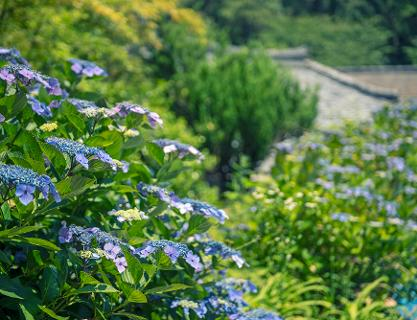
#> input picture img/ex1.jpg, 417 x 320 px
$ python -i process.py   (imports and definitions only)
#> lines starting #> are read from the running program, lines starting #| are printed output that depends on the picture
#> further down, picture is the input picture: shape (320, 417, 3); mean B, G, R 68.3, 119.5, 86.7
import cv2
import numpy as np


class Process:
    #########################################################
    # Average Filter 생성
    # 인자 ~ fshape : 필터의 크기 (튜플)
    # 반환 : Average Filter (numpy 배열)
    @staticmethod
    def __generate_average_filter(fshape):
        return np.ones(fshape) / (fshape[0] * fshape[1])


    # Sharpening Filter 생성
    # 인자 ~ fshape : 필터의 크기 (튜플)
    # 반환 : Sharpening Filter (numpy 배열)
    # [14 lines left out: function __generate_sharpening_filter, not called in this run]


    # 트랙바를 위한 콜백함수
    @staticmethod
    def __trackbar_change(x):
        pass
    #########################################################


    ##############################
    #       Interfaces           #
    #  슬라이드바로 값 조정 시 적용됨 #
    #     ESC 누르면 루틴 종료      #
    ##############################

    # Average Filtering
    # [159 lines left out: functions average_filtering, sharpening_filtering, bilateral_filtering, median_filtering, equalize_hist, not called in this run]


    # HSV Adjustment
    @staticmethod
    def HSV_Adjustment(src):
        h, w = src.shape[0], src.shape[1]
#> h = 320; w = 417
        cv2.namedWindow('HSV Adjustment', cv2.WINDOW_AUTOSIZE)
        cv2.resizeWindow('HSV Adjustment', width=w, height=h+150)

        # Hue : 500step / Saturation : 500step / Value : 500step
        cv2.createTrackbar('Hue', 'HSV Adjustment', 0, 500, Process.__trackbar_change)
#> slider 'Hue' is set to 100
        cv2.createTrackbar('Saturation', 'HSV Adjustment', 0, 500, Process.__trackbar_change)
#> slider 'Saturation' is set to 100
        cv2.createTrackbar('Value', 'HSV Adjustment', 0, 500, Process.__trackbar_change)
#> slider 'Value' is set to 100

        # HSV화 -> float화 -> 채널분리
        hsv_src = cv2.cvtColor(src, cv2.COLOR_BGR2HSV)
#> hsv_src: shape (320, 417, 3); mean H, S, V 57.6, 139.6, 122.5
        hsv_src = np.float64(hsv_src)
#> hsv_src: shape (320, 417, 3) float64; mean H, S, V 57.6, 139.6, 122.5
        Original_Hue_Channel, Original_Saturation_Channel, Original_Value_Channel = cv2.split(hsv_src)
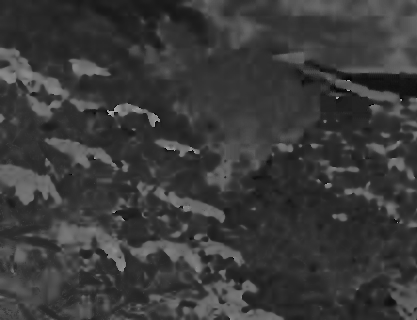
#> Original_Hue_Channel: shape (320, 417) float64; min 0, max 177, mean 57.6
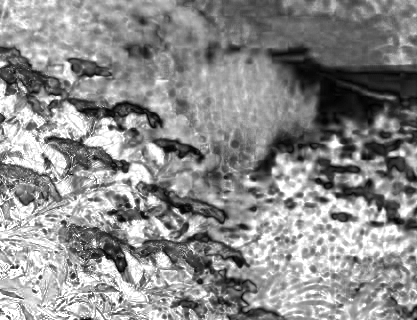
#> Original_Saturation_Channel: shape (320, 417) float64; min 0, max 255, mean 139.6
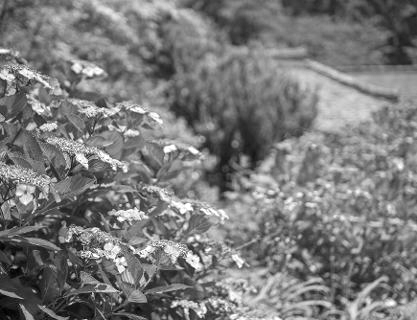
#> Original_Value_Channel: shape (320, 417) float64; min 2, max 255, mean 122.5
        hue_scale, saturation_scale, value_scale = 0, 0, 0

        while True:
            prev_hue_scale = hue_scale
            prev_saturation_scale = saturation_scale
            prev_value_scale = value_scale


            # Scale : HSV 변경 정도 조정
            hue_scale = cv2.getTrackbarPos('Hue', 'HSV Adjustment')
            saturation_scale = cv2.getTrackbarPos('Saturation', 'HSV Adjustment')
            value_scale = cv2.getTrackbarPos('Value', 'HSV Adjustment')


            # Scale 값 반영하여 H, S, V Channel 값 조정
            # 각 채널에서 : 픽셀 최댓값에 대한 각 픽셀값의 비율(0 ~ 1)에다 적당한 scaling factor 곱하여 픽셀값 조정
            # clip으로 오버플로우 / 언더플로우 방지
            Hue_Channel = np.clip(Original_Hue_Channel / np.max(Original_Hue_Channel) * hue_scale, 0, 179)
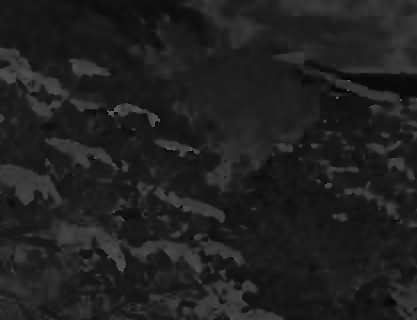
#> Hue_Channel: shape (320, 417) float64; min 0, max 100, mean 32.6
            Saturation_Channel = np.clip(Original_Saturation_Channel / np.max(Original_Saturation_Channel) * saturation_scale, 0, 255)
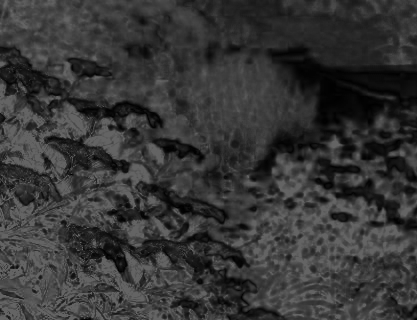
#> Saturation_Channel: shape (320, 417) float64; min 0, max 100, mean 54.7
            Value_Channel = np.clip(Original_Value_Channel / np.max(Original_Value_Channel) * value_scale, 0, 255)
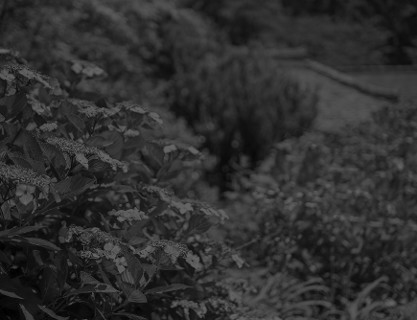
#> Value_Channel: shape (320, 417) float64; min 0.784, max 100, mean 48.1


            if prev_hue_scale != hue_scale:
                print("Hue Scale : " + str(hue_scale))
            if prev_saturation_scale != saturation_scale:
                print("Saturation Scale : " + str(saturation_scale))
            if prev_value_scale != value_scale:
                print("Value Scale : " + str(value_scale))

            hsv_dst = cv2.merge( [Hue_Channel, Saturation_Channel, Value_Channel] )
#> hsv_dst: shape (320, 417, 3) float64; mean H, S, V 32.6, 54.7, 48.1
            hsv_dst = np.uint8(hsv_dst)
#> hsv_dst: shape (320, 417, 3); mean H, S, V 32.1, 54.3, 47.6
            dst = cv2.cvtColor(hsv_dst, cv2.COLOR_HSV2BGR)
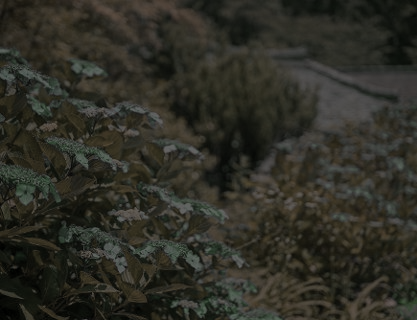
#> dst: shape (320, 417, 3); mean B, G, R 37.8, 45.8, 46.2
            cv2.imshow('HSV Adjustment', dst)

            # ESC : 종료 / 필터 적용 지연시간 0.1초
            input = cv2.waitKey(100) & 0xFF
#> (key Esc is pressed here)
            if input == 27:
                print("HSV Adjustment Complete")
                print("----------------------------")
                break
            else:
                continue

        cv2.destroyAllWindows()
        return dst

>>> import cv2
>>> picture = cv2.imread('img/ex1.jpg')
>>> result = Process().HSV_Adjustment(picture)

$ run again, on img/ex3.jpg
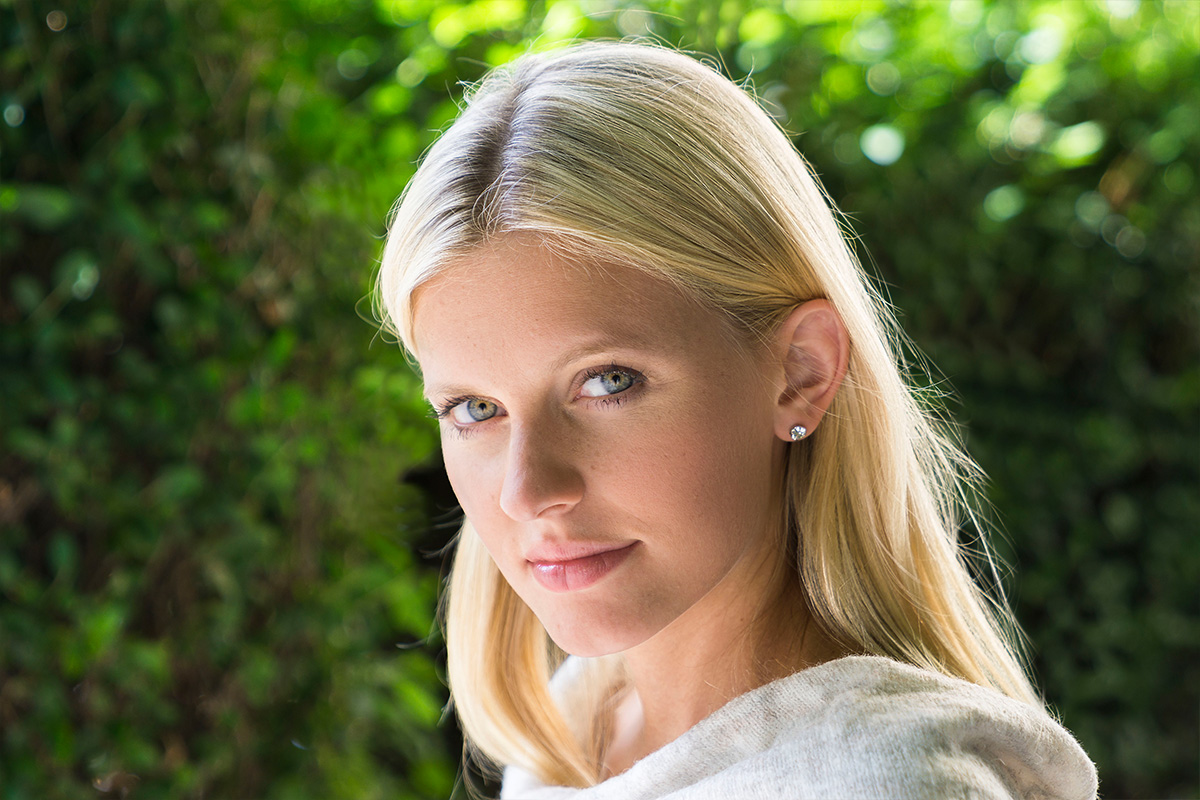
#> input picture img/ex3.jpg, 1200 x 800 px
#> picture is the input picture: shape (800, 1200, 3); mean B, G, R 68.3, 105.7, 103.8
#> in HSV_Adjustment, `Saturation_Channel = np.clip(Original_Saturation_Channel / np.max(Orig..`:
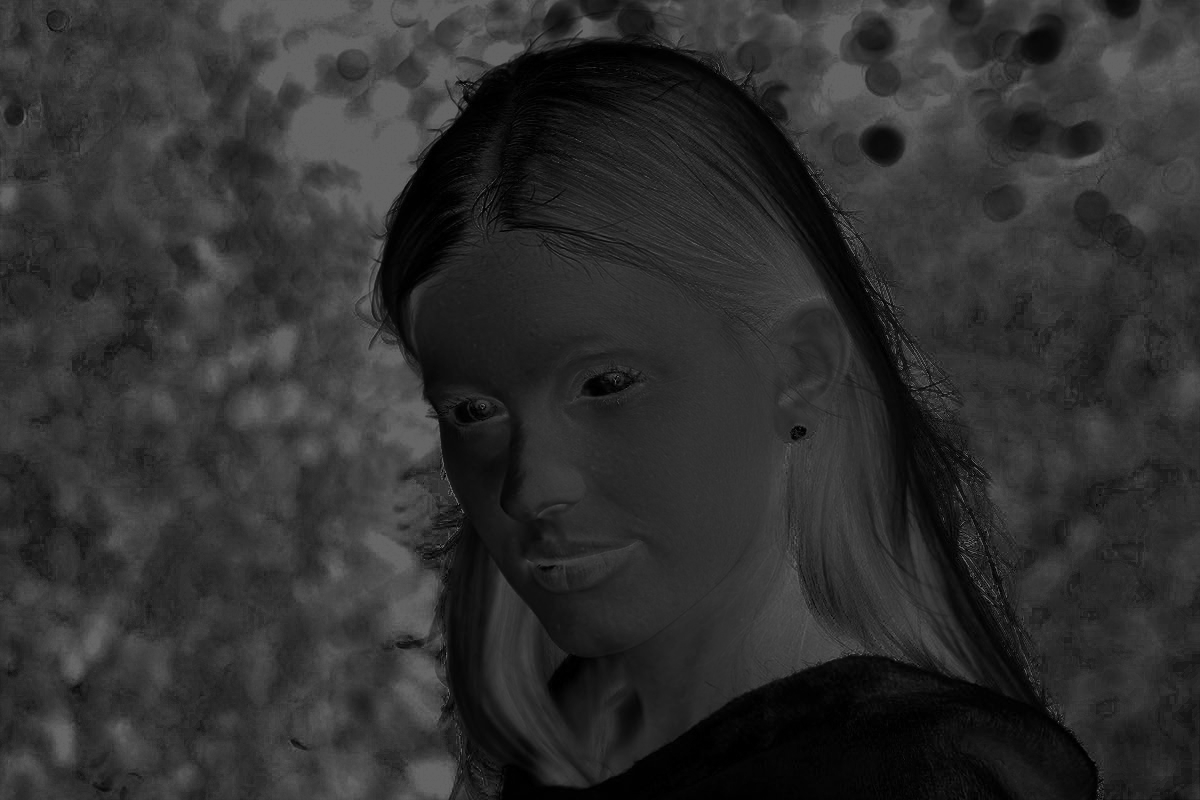
#> Saturation_Channel: shape (800, 1200) float64; min 0, max 100, mean 48.2
#> in HSV_Adjustment, `dst = cv2.cvtColor(hsv_dst, cv2.COLOR_HSV2BGR)`:
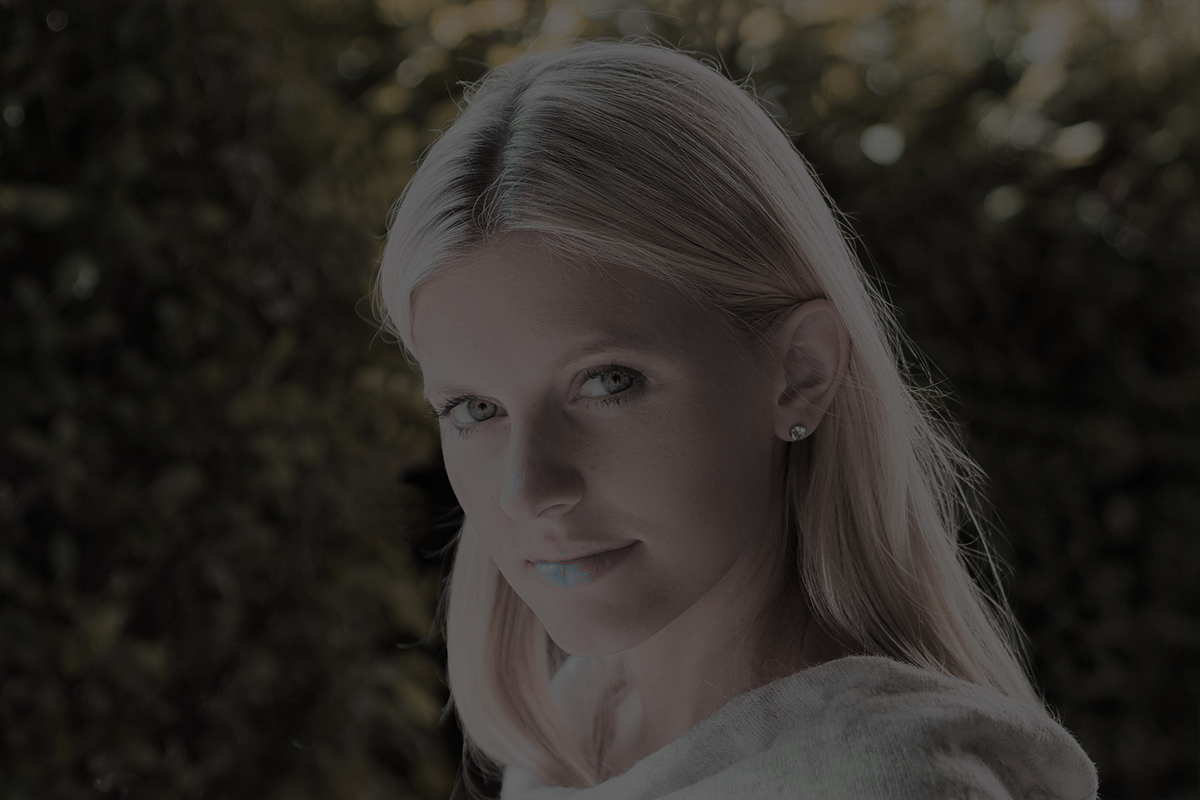
#> dst: shape (800, 1200, 3); mean B, G, R 37.5, 41.7, 45.2
